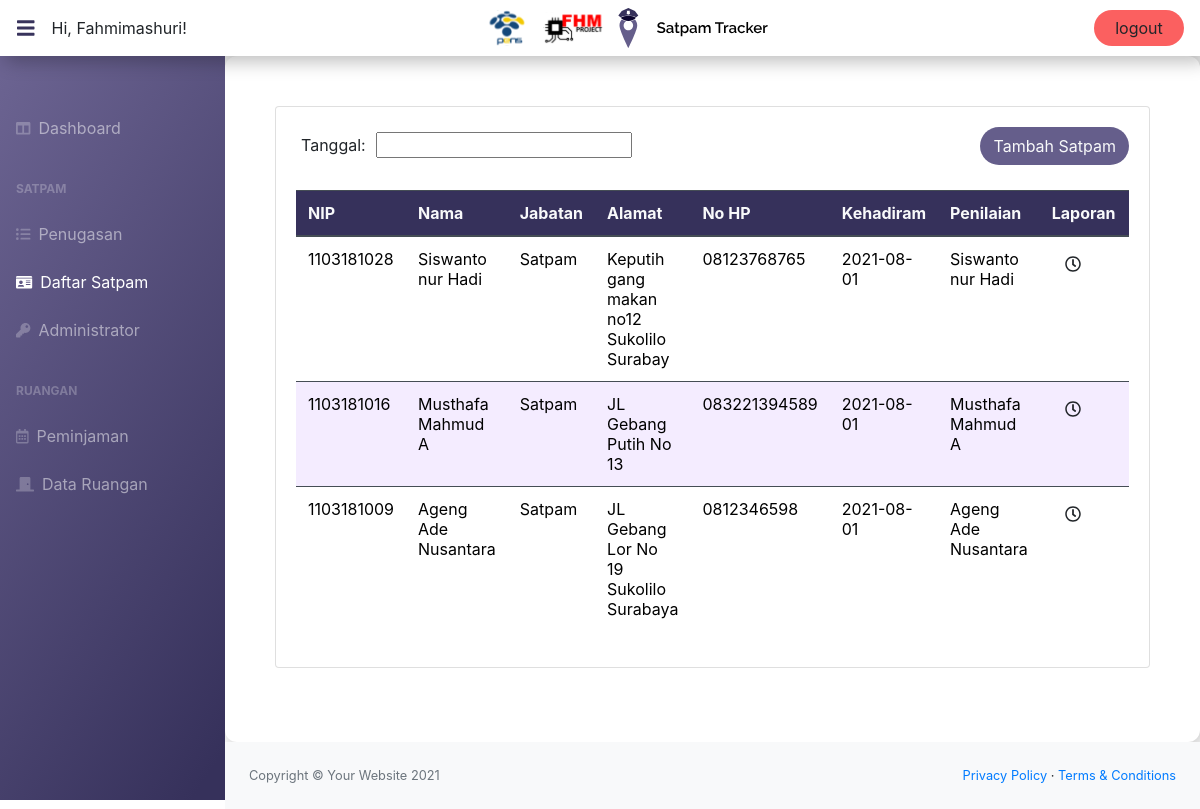
/presensi.php (signed in), run on the app's committed database.
### tables this page shows
CREATE TABLE `data_satpam_new` (
  `u_id` mediumint(255) NOT NULL,
  `rfid` varchar(255) DEFAULT NULL,
  `nip` varchar(255) DEFAULT NULL,
  `nama` varchar(255) DEFAULT NULL,
  `email` varchar(255) DEFAULT NULL,
  `pass` varchar(255) DEFAULT NULL,
  `posisi` varchar(255) DEFAULT NULL,
  `alamat` varchar(255) DEFAULT NULL,
  `umur` mediumint(9) DEFAULT NULL,
  `tanggal_masuk` varchar(255) DEFAULT NULL,
  `nomor_hp` varchar(100) DEFAULT NULL
);

### presensi.php (the view, shortened to what this page needs)
<?php
   include 'head.php';
   ?>
<body class="sb-nav-fixed">
   <?php
      include 'nav.php';
      ?>
   <?php
      $conn = new mysqli(DB_HOST, DB_USER, DB_PASSWORD, DB_DATABASE);
      $sql = "SELECT * FROM data_satpam_new";
      $result = $conn->query($sql);
      if ($result->num_rows > 0) {
        while($row = mysqli_fetch_object($result)) {
      	$nama[] = $row;
      }}
      ?>
   <div id="layoutSidenav_content">
   <main>
      <div class="container-fluid " style="padding:50px; background: #FFFFFF;box-shadow: 4px 4px 19px rgba(0, 0, 0, 0.25);border-radius: 12px;">
         <div class="card mb-4">
            <div class="card-body">
               <div class="table-responsive" >
                  <div class="row" style="padding-bottom: 25px;">
                     <div class="col-8">
                        <table border="0" cellspacing="5" cellpadding="5" >
                           <tbody>
                              <tr>
                                 <td>Tanggal:</td>
                                 <td><input type="text" id="max" name="max"></td>
                              </tr>
                           </tbody>
                        </table>
                     </div>
                     <div class="col-4">
                        <button type="button" class="btn text-light" style="background: #655E8B;border-radius: 32px;  float: right;" data-toggle="modal" data-target="#exampleModal">Tambah Satpam</button>
                     </div>
                  </div>
                  <table id="tabel-dataa" width="100%" height="40" cellspacing="0" class="table table-striped table-dark" style="background: #36315B; ">
                     <thead class="text-light">
                        <tr>
                           <th>NIP</th>
                           <th>Nama</th>
                           <th>Jabatan</th>
                           <th>Alamat</th>
                           <th>No HP</th>
                           <th>Kehadiram</th>
                           <th>Penilaian</th>
                           <th>Laporan</th>
                        </tr>
                     </thead>
                     <tbody>
                        <?php
                           foreach ($nama as $namas) {
                           ?>
                        <?php echo "<tr>
                           <td>" . $namas->nip . "</td>"?>
                        <?php  echo "<td>". $namas->nama . "</td>" ?>
                        <?php  echo "<td>". $namas->posisi . "</td>" ?>
                        <?php  echo "<td>". $namas->alamat . "</td>" ?>
                        <?php  echo "<td>". $namas->nomor_hp . "</td>" ?>
                        <?php  echo "<td>". date("Y-m-d") . "</td>" ?>
                        <?php  echo "<td>". $namas->nama . "</td>" ?>
                        <?php  echo '<td><button class="btn"  data-toggle="modal" data-target="#report'.$namas->u_id.'"><i class="far fa-clock"></i></button></td>' ?>
                        <?php  echo '<td><a href="api_hapus_satpam.php?uid='.$namas->u_id.'" class="btn"><i class="fas fa-trash-alt"></i></a></td></tr>' ?>
                        <?php
                           }
                           ?>
                     </tbody>
                  </table>
               </div>
            </div>
         </div>
      </div>
   </main>
   <?php
      include 'footer.php';
      ?>
</body>

### data on the page
data_satpam_new: nip "1103181028", nama "Siswanto nur Hadi", posisi "Satpam", alamat "Keputih gang makan no12 Sukolilo Surabay", nomor_hp "08123768765"
data_satpam_new: nip "1103181016", nama "Musthafa Mahmud A", posisi "Satpam", alamat "JL Gebang Putih No 13", nomor_hp "083221394589"
data_satpam_new: nip "1103181009", nama "Ageng Ade Nusantara", posisi "Satpam", alamat "JL Gebang Lor No 19 Sukolilo Surabaya", nomor_hp "0812346598"

### other printed values
$_SESSION['SESS_USERNAME'] "Fahmimashuri"
